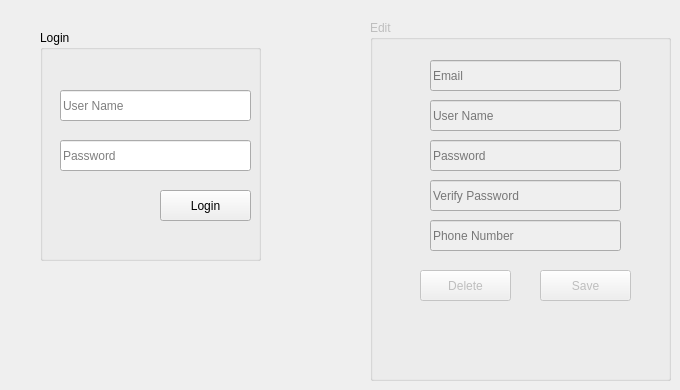
      <widget class="QWidget" name="tab_8">
       <attribute name="title">
        <string>Edit User info</string>
       </attribute>
       <widget class="QGroupBox" name="groupBox_3">
        <property name="enabled">
         <bool>false</bool>
        </property>
        <property name="geometry">
         <rect>
          <x>370</x>
          <y>20</y>
          <width>301</width>
          <height>361</height>
         </rect>
        </property>
        <property name="title">
         <string>Edit</string>
        </property>
        <widget class="QLineEdit" name="lineEdit_18">
         <property name="geometry">
          <rect>
           <x>60</x>
           <y>80</y>
           <width>191</width>
           <height>31</height>
          </rect>
         </property>
         <property name="placeholderText">
          <string>User Name</string>
         </property>
        </widget>
        <widget class="QLineEdit" name="lineEdit_19">
         <property name="geometry">
          <rect>
           <x>60</x>
           <y>120</y>
           <width>191</width>
           <height>31</height>
          </rect>
         </property>
         <property name="text">
          <string/>
         </property>
         <property name="echoMode">
          <enum>QLineEdit::Password</enum>
         </property>
         <property name="placeholderText">
          <string>Password</string>
         </property>
        </widget>
        <widget class="QLineEdit" name="lineEdit_20">
         <property name="geometry">
          <rect>
           <x>60</x>
           <y>160</y>
           <width>191</width>
           <height>31</height>
          </rect>
         </property>
         <property name="echoMode">
          <enum>QLineEdit::Password</enum>
         </property>
         <property name="placeholderText">
          <string>Verify Password</string>
         </property>
        </widget>
        <widget class="QLineEdit" name="lineEdit_21">
         <property name="geometry">
          <rect>
           <x>60</x>
           <y>40</y>
           <width>191</width>
           <height>31</height>
          </rect>
         </property>
         <property name="placeholderText">
          <string>Email</string>
         </property>
        </widget>
        <widget class="QLineEdit" name="lineEdit_22">
         <property name="geometry">
          <rect>
           <x>60</x>
           <y>200</y>
           <width>191</width>
           <height>31</height>
          </rect>
         </property>
         <property name="maxLength">
          <number>10</number>
         </property>
         <property name="placeholderText">
          <string>Phone Number</string>
         </property>
        </widget>
        <widget class="QPushButton" name="pushButton_8">
         <property name="geometry">
          <rect>
           <x>170</x>
           <y>250</y>
           <width>91</width>
           <height>31</height>
          </rect>
         </property>
         <property name="text">
          <string>Save</string>
         </property>
        </widget>
        <widget class="QPushButton" name="pushButton_15">
         <property name="geometry">
          <rect>
           <x>50</x>
           <y>250</y>
           <width>91</width>
           <height>31</height>
          </rect>
         </property>
         <property name="text">
          <string>Delete</string>
         </property>
        </widget>
       </widget>
       <widget class="QGroupBox" name="groupBox_4">
        <property name="geometry">
         <rect>
          <x>40</x>
          <y>30</y>
          <width>221</width>
          <height>231</height>
         </rect>
        </property>
        <property name="title">
         <string>Login</string>
        </property>
        <widget class="QLineEdit" name="lineEdit_23">
         <property name="geometry">
          <rect>
           <x>20</x>
           <y>60</y>
           <width>191</width>
           <height>31</height>
          </rect>
         </property>
         <property name="placeholderText">
          <string>User Name</string>
         </property>
        </widget>
        <widget class="QLineEdit" name="lineEdit_24">
         <property name="geometry">
          <rect>
           <x>20</x>
           <y>110</y>
           <width>191</width>
           <height>31</height>
          </rect>
         </property>
         <property name="text">
          <string/>
         </property>
         <property name="echoMode">
          <enum>QLineEdit::Password</enum>
         </property>
         <property name="placeholderText">
          <string>Password</string>
         </property>
        </widget>
        <widget class="QPushButton" name="pushButton_9">
         <property name="geometry">
          <rect>
           <x>120</x>
           <y>160</y>
           <width>91</width>
           <height>31</height>
          </rect>
         </property>
         <property name="text">
          <string>Login</string>
         </property>
        </widget>
       </widget>
      </widget>
